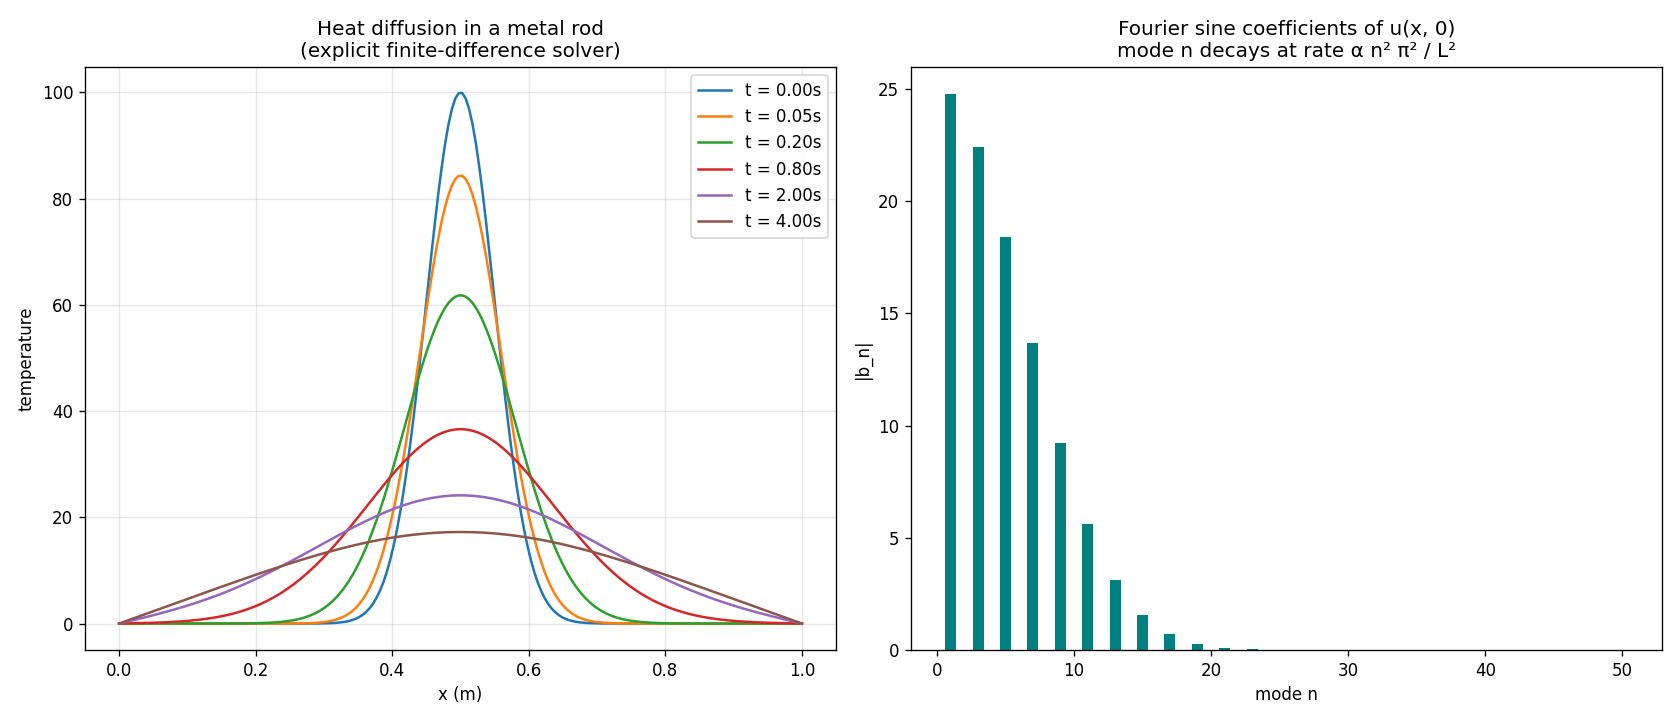

This figure's Python source:
"""1D heat equation — Fourier (1807), born of steam-engine cooling.

Joseph Fourier's "Théorie analytique de la chaleur" (1822) studied how heat
diffuses in metal — directly motivated by the Industrial Revolution's need
for thermally efficient engines. The PDE  ∂u/∂t = α ∂²u/∂x²  is solved here
two ways: by explicit finite differences (the engineering brute force), and
by Fourier sine series (the elegant insight: each mode decays at its own
rate, and high frequencies die fastest).
"""
import math
from pathlib import Path

import matplotlib.pyplot as plt
import torch

L = 1.0
N = 200
dx = L / N
alpha = 0.01
dt = 0.4 * dx * dx / alpha  # CFL condition for explicit scheme
steps = 4000

x = torch.linspace(0, L, N)

# Initial condition: a hot region near the middle (a struck steel rod).
def initial(x_):
    return torch.exp(-((x_ - 0.5) ** 2) / 0.005) * 100.0


u = initial(x)
u[0] = 0
u[-1] = 0

snapshot_steps = {0, 50, 200, 800, 2000, steps}
snapshots = [(0, u.clone())]

for t in range(1, steps + 1):
    lap = torch.zeros_like(u)
    lap[1:-1] = (u[2:] - 2 * u[1:-1] + u[:-2]) / (dx * dx)
    u = u + dt * alpha * lap
    u[0] = 0
    u[-1] = 0
    if t in snapshot_steps:
        snapshots.append((t, u.clone()))

fig, axes = plt.subplots(1, 2, figsize=(14, 6))
ax = axes[0]
for t, u_snap in snapshots:
    ax.plot(x, u_snap, label=f"t = {t * dt:.2f}s")
ax.set_xlabel("x (m)")
ax.set_ylabel("temperature")
ax.set_title("Heat diffusion in a metal rod\n(explicit finite-difference solver)")
ax.legend()
ax.grid(alpha=0.3)

# Fourier sine series of the initial condition.
ax2 = axes[1]
n_modes = 50
modes = torch.arange(1, n_modes + 1, dtype=torch.float)
basis = torch.sin(modes[:, None] * math.pi * x[None, :] / L)
u0 = initial(x)
coeffs = (2 / L) * torch.trapezoid(u0[None, :] * basis, x, dim=1)

ax2.bar(modes.numpy(), coeffs.abs().numpy(), color="teal")
ax2.set_xlabel("mode n")
ax2.set_ylabel("|b_n|")
ax2.set_title("Fourier sine coefficients of u(x, 0)\nmode n decays at rate α n² π² / L²")

plt.tight_layout()
out = Path(__file__).with_suffix(".png")
plt.savefig(out, dpi=120)
print(f"Saved: {out}")
print(f"smallest decay time τ₁ = {L*L/(alpha*math.pi**2):.2f}s   (slowest mode)")
print(f"   τ₅ = τ₁/25 = {L*L/(alpha*math.pi**2)/25:.2f}s    (5× higher mode dies 25× faster)")
